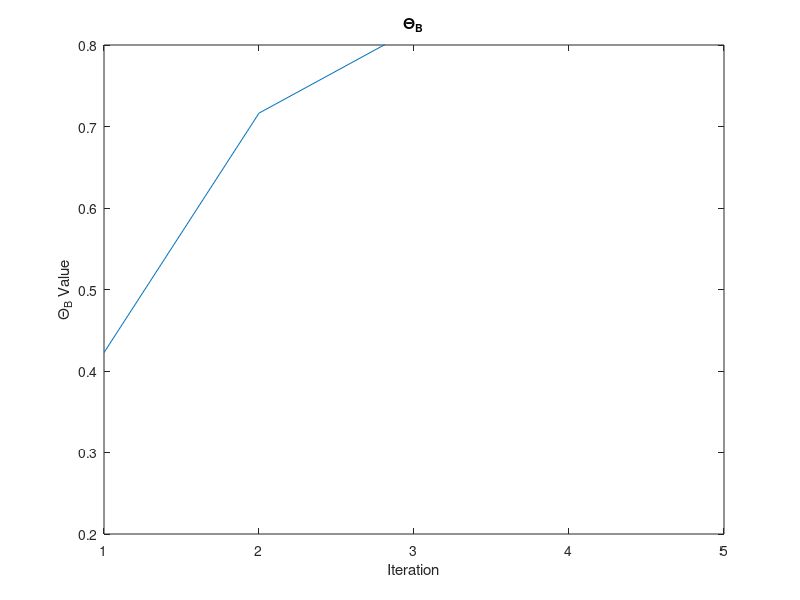

Write the MATLAB code that produced this figure. (Note: this script raises an error after producing the figure.)

%%%%%%%%%%% Question 2 %%%%%%%%%%%%
m=5;
n=100;
%choose which coin for each sample. <0.5 is Coin A. >0.5 is Coin B.
which_coin=rand(5,1);

%Basied on the coins chosen above, randomly generate heads or tails. 
m1=rand(100,1);
m1(m1>.8)=0;
m1(m1~=0)=1;

m2=rand(100,1);
m2(m2>.35)=0;
m2(m2~=0)=1;

m3=rand(100,1);
m3(m3>.8)=0;
m3(m3~=0)=1;

m4=rand(100,1);
m4(m4>.8)=0;
m4(m4~=0)=1;

m5=rand(100,1);
m5(m5>.35)=0;
m5(m5~=0)=1;

%randomly initialize 
theta_A=rand(1,1);
theta_B=rand(1,1);
prev_theta_A=inf;
prev_theta_B=inf;

blist=theta_B;
alist=theta_A;

%Continue until converges 
while prev_theta_A~=theta_A || prev_theta_B~=theta_B
    prev_theta_A=theta_A;
    prev_theta_B=theta_B;
    
    %E Step
    p_1=theta_A^sum(m1)*(1-theta_A)^(100-sum(m1))/(theta_A^sum(m1)*(1-theta_A)^(100-sum(m1))+theta_B^sum(m1)*(1-theta_B)^(100-sum(m1)));
    p_2=theta_A^sum(m2)*(1-theta_A)^(100-sum(m2))/(theta_A^sum(m2)*(1-theta_A)^(100-sum(m2))+theta_B^sum(m2)*(1-theta_B)^(100-sum(m2)));
    p_3=theta_A^sum(m3)*(1-theta_A)^(100-sum(m3))/(theta_A^sum(m3)*(1-theta_A)^(100-sum(m3))+theta_B^sum(m3)*(1-theta_B)^(100-sum(m3)));
    p_4=theta_A^sum(m4)*(1-theta_A)^(100-sum(m4))/(theta_A^sum(m4)*(1-theta_A)^(100-sum(m4))+theta_B^sum(m4)*(1-theta_B)^(100-sum(m4)));
    p_5=theta_A^sum(m5)*(1-theta_A)^(100-sum(m5))/(theta_A^sum(m5)*(1-theta_A)^(100-sum(m5))+theta_B^sum(m5)*(1-theta_B)^(100-sum(m5)));
    
    d_1=theta_B^sum(m1)*(1-theta_B)^(100-sum(m1))/(theta_A^sum(m1)*(1-theta_A)^(100-sum(m1))+theta_B^sum(m1)*(1-theta_B)^(100-sum(m1)));
    d_2=theta_B^sum(m2)*(1-theta_B)^(100-sum(m2))/(theta_A^sum(m2)*(1-theta_A)^(100-sum(m2))+theta_B^sum(m2)*(1-theta_B)^(100-sum(m2)));
    d_3=theta_B^sum(m3)*(1-theta_B)^(100-sum(m3))/(theta_A^sum(m3)*(1-theta_A)^(100-sum(m3))+theta_B^sum(m3)*(1-theta_B)^(100-sum(m3)));
    d_4=theta_B^sum(m4)*(1-theta_B)^(100-sum(m4))/(theta_A^sum(m4)*(1-theta_A)^(100-sum(m4))+theta_B^sum(m4)*(1-theta_B)^(100-sum(m4)));
    d_5=theta_B^sum(m5)*(1-theta_B)^(100-sum(m5))/(theta_A^sum(m5)*(1-theta_A)^(100-sum(m5))+theta_B^sum(m5)*(1-theta_B)^(100-sum(m5)));
    
    %M Step 
    theta_A=(p_1*sum(m1)+p_2*sum(m2)+p_3*sum(m3)+p_4*sum(m4)+p_5*sum(m5))/((p_1+p_2+p_3+p_4+p_5)*100);
    theta_B=(d_1*sum(m1)+d_2*sum(m2)+d_3*sum(m3)+d_4*sum(m4)+d_5*sum(m5))/((d_1+d_2+d_3+d_4+d_5)*100);
    blist=[blist theta_B];
    alist=[alist theta_A];

    
end

plot(alist)
ylim([.6 1])
xlabel('Iteration')
ylabel('\Theta_A Value')
title('\Theta_A')

plot(blist)
ylim([.2 .8])
xlabel('Iteration')
ylabel('\Theta_B Value')
title('\Theta_B')


%%%%%%%%%%% Question 3 %%%%%%%%%%%%

%%% Read in Raccon
raccoon=imread('/Users/susancherry/Desktop/Machine_Learning/Homework 5/raccoon.png');
image=raccoon;

%%% K==2 
[a b]=K_Means_Code(raccoon,2);

for i=1:2
      a(a==i)=b(i);
end

a=uint8(a);
imshow(a)  


%%% K==4

[a b]=K_Means_Code(raccoon,4);

for i=1:4
      a(a==i)=b(i);
end

a=uint8(a);
imshow(a)  


%%% K==10

[a b]=K_Means_Code(raccoon,10);

for i=1:10
      a(a==i)=b(i);
end

a=uint8(a);
imshow(a)  